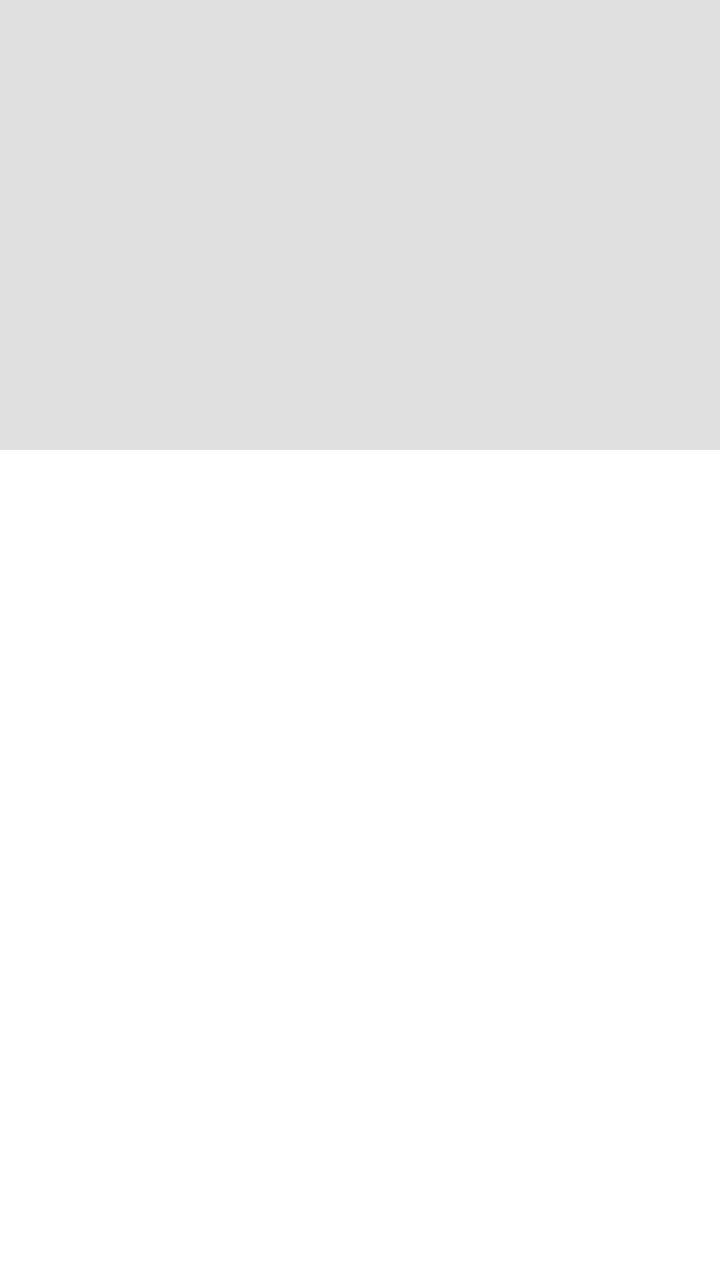
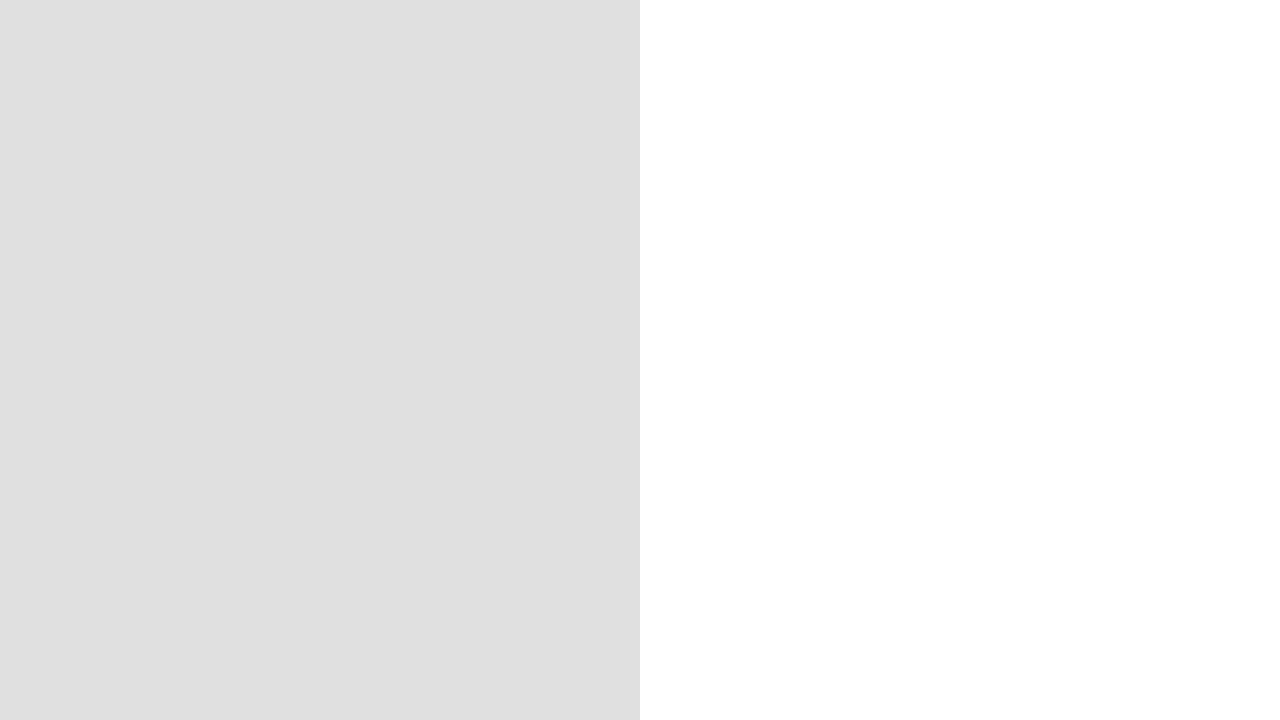

Compare how this app lays out the same screen by default and in its alternative resource folder. The renders come first, then the two layout files and the values they reference.
<!-- AndroidManifest.xml: application theme AppTheme -->
<!-- res/layout/fragment_details.xml -->
<?xml version="1.0" encoding="utf-8"?>
<android.support.v4.widget.NestedScrollView
    xmlns:android="http://schemas.android.com/apk/res/android"
    xmlns:app="http://schemas.android.com/apk/res-auto"
    android:layout_width="match_parent"
    android:layout_height="match_parent"
    android:background="@android:color/white">

    <RelativeLayout
        android:layout_width="match_parent"
        android:layout_height="wrap_content"
        android:background="@android:color/white"
        android:paddingBottom="20dp">

        <ImageView
            android:id="@+id/details_header_image"
            android:layout_width="match_parent"
            android:layout_height="225dp"
            android:scaleType="centerCrop"
            android:background="@color/divider_gray"/>

        <RelativeLayout
            android:layout_width="match_parent"
            android:layout_height="match_parent"
            android:layout_below="@+id/details_header_image"
            android:layout_marginTop="16dp">

            <TextView
                android:id="@+id/details_title"
                style="@style/DetailsTitleStyle"
                android:layout_width="match_parent"
                android:layout_height="wrap_content"
                android:layout_marginLeft="24dp"
                android:layout_marginRight="24dp"
                android:layout_marginTop="16dp"
                android:freezesText="true"/>


            <TextView
                android:id="@+id/details_subtext"
                style="@style/DetailsSubtitleStyle"
                android:layout_width="match_parent"
                android:layout_height="wrap_content"
                android:layout_below="@+id/details_title"
                android:layout_marginLeft="24dp"
                android:layout_marginRight="24dp"
                android:freezesText="true"/>


            <TextView
                android:id="@+id/details_summary"
                style="@style/DetailsSummaryStyle"
                android:layout_width="match_parent"
                android:layout_height="wrap_content"
                android:layout_below="@+id/details_subtext"
                android:layout_marginRight="24dp"
                android:layout_marginLeft="24dp"
                android:layout_marginTop="16dp"
                android:freezesText="true"/>

        </RelativeLayout>

        <android.support.design.widget.FloatingActionButton
            android:id="@+id/details_fab"
            style="@style/DetailsFloatingActionButtonStyle"
            android:layout_width="wrap_content"
            android:layout_height="wrap_content"
            android:layout_alignBottom="@+id/details_header_image"
            app:srcCompat="@drawable/ic_compass_outline_white_48dp" />

    </RelativeLayout>
</android.support.v4.widget.NestedScrollView>
<!-- resources referenced by this layout -->
<resources>
  <color name="divider_gray">#E0E0E0</color>
  <!-- drawable ic_compass_outline_white_48dp: png bitmap (drawable-hdpi, 1960 bytes) -->
  <style name="DetailsFloatingActionButtonStyle">
          <item name="android:layout_marginRight">16dp</item>
          <item name="android:layout_marginLeft">16dp</item>
          <item name="android:layout_marginBottom">@dimen/fab_bottom_margin</item>
          <item name="android:layout_alignParentRight">true</item>
          <item name="android:clickable">true</item>
          <item name="android:visibility">gone</item>
      </style>
  <!-- from res/values-v21/ -->
  <style name="DetailsSubtitleStyle">
          <item name="android:textColor">@color/text_gray</item>
          <item name="android:textSize">12sp</item>
          <item name="android:fontFamily">sans-serif-light</item>
      </style>
  <!-- from res/values-v21/ -->
  <style name="DetailsSummaryStyle">
          <item name="android:textColor">@color/textColorPrimary</item>
          <item name="android:textSize">16sp</item>
          <item name="android:fontFamily">sans-serif-light</item>
      </style>
  <!-- from res/values-v21/ -->
  <style name="DetailsTitleStyle">
          <item name="android:textColor">@color/textColorPrimary</item>
          <item name="android:textSize">20sp</item>
          <item name="android:fontFamily">sans-serif-medium</item>
          <item name="android:ellipsize">end</item>
      </style>
  <!-- from res/values-v21/ -->
  <style name="AppTheme" parent="Theme.AppCompat.Light.NoActionBar">
          
          <item name="colorPrimary">@color/colorPrimary</item>
          <item name="colorPrimaryDark">@color/colorPrimaryDark</item>
          <item name="colorAccent">@color/colorAccent</item>
  
      </style>
  <!-- from res/values-v21/ -->
  <dimen name="fab_bottom_margin">-28dp</dimen>
  <color name="text_gray">#D9444D4F</color>
  <color name="textColorPrimary">@android:color/black</color>
  <color name="colorPrimary">#3F51B5</color>
  <color name="colorPrimaryDark">#303F9F</color>
  <color name="colorAccent">#FF4081</color>
</resources>
<!-- res/layout-land/fragment_details.xml (the author's variant of the layout above) -->
<!-- drawn on the phone turned sideways -->
<?xml version="1.0" encoding="utf-8"?>
<RelativeLayout xmlns:android="http://schemas.android.com/apk/res/android"
    xmlns:app="http://schemas.android.com/apk/res-auto"
    android:layout_width="match_parent"
    android:layout_height="match_parent">

    <LinearLayout
        android:layout_width="match_parent"
        android:layout_height="match_parent"
        android:background="@android:color/white"
        android:orientation="horizontal">

        <ImageView
            android:id="@+id/details_header_image"
            android:layout_width="0dp"
            android:layout_height="match_parent"
            android:layout_weight="1"
            android:background="@color/divider_gray"
            android:scaleType="centerCrop" />

        <android.support.v4.widget.NestedScrollView
            android:layout_width="0dp"
            android:layout_height="match_parent"
            android:layout_weight="1"
            android:overScrollMode="never"
            android:background="@android:color/white">

            <RelativeLayout
                android:layout_width="match_parent"
                android:layout_height="wrap_content"
                android:paddingLeft="24dp"
                android:paddingRight="24dp"
                android:paddingBottom="16dp"
                android:paddingTop="16dp">

                <TextView
                    android:id="@+id/details_title"
                    style="@style/DetailsTitleStyle"
                    android:layout_width="match_parent"
                    android:layout_height="wrap_content"
                    android:freezesText="true"/>

                <TextView
                    android:id="@+id/details_subtext"
                    style="@style/DetailsSubtitleStyle"
                    android:layout_width="match_parent"
                    android:layout_height="wrap_content"
                    android:layout_below="@+id/details_title"
                    android:freezesText="true"/>

                <TextView
                    android:id="@+id/details_summary"
                    style="@style/DetailsSummaryStyle"
                    android:layout_width="match_parent"
                    android:layout_height="wrap_content"
                    android:layout_below="@+id/details_subtext"
                    android:layout_marginTop="16dp"
                    android:paddingBottom="@dimen/standard_fab_diameter"
                    android:freezesText="true"/>

            </RelativeLayout>
        </android.support.v4.widget.NestedScrollView>
    </LinearLayout>

    <android.support.design.widget.FloatingActionButton
        android:id="@+id/details_fab"
        style="@style/DetailsFloatingActionButtonStyle"
        android:layout_width="wrap_content"
        android:layout_height="wrap_content"
        android:layout_alignParentBottom="true"
        app:srcCompat="@drawable/ic_compass_outline_white_48dp" />

</RelativeLayout>
<!-- resources referenced by the variant -->
<!-- as the phone turned sideways resolves them -->
<resources>
  <color name="divider_gray">#E0E0E0</color>
  <dimen name="standard_fab_diameter">56dp</dimen>
  <!-- drawable ic_compass_outline_white_48dp: png bitmap (drawable-hdpi, 1960 bytes) -->
  <style name="DetailsFloatingActionButtonStyle">
          <item name="android:layout_marginRight">16dp</item>
          <item name="android:layout_marginLeft">16dp</item>
          <item name="android:layout_marginBottom">@dimen/fab_bottom_margin</item>
          <item name="android:layout_alignParentRight">true</item>
          <item name="android:clickable">true</item>
          <item name="android:visibility">gone</item>
      </style>
  <!-- from res/values-v21/ -->
  <style name="DetailsSubtitleStyle">
          <item name="android:textColor">@color/text_gray</item>
          <item name="android:textSize">12sp</item>
          <item name="android:fontFamily">sans-serif-light</item>
      </style>
  <!-- from res/values-v21/ -->
  <style name="DetailsSummaryStyle">
          <item name="android:textColor">@color/textColorPrimary</item>
          <item name="android:textSize">16sp</item>
          <item name="android:fontFamily">sans-serif-light</item>
      </style>
  <!-- from res/values-v21/ -->
  <style name="DetailsTitleStyle">
          <item name="android:textColor">@color/textColorPrimary</item>
          <item name="android:textSize">20sp</item>
          <item name="android:fontFamily">sans-serif-medium</item>
          <item name="android:ellipsize">end</item>
      </style>
  <!-- from res/values-v21/ -->
  <style name="AppTheme" parent="Theme.AppCompat.Light.NoActionBar">
          
          <item name="colorPrimary">@color/colorPrimary</item>
          <item name="colorPrimaryDark">@color/colorPrimaryDark</item>
          <item name="colorAccent">@color/colorAccent</item>
  
      </style>
  <!-- from res/values-land-v21/ -->
  <dimen name="fab_bottom_margin">12dp</dimen>
  <color name="text_gray">#D9444D4F</color>
  <color name="textColorPrimary">@android:color/black</color>
  <color name="colorPrimary">#3F51B5</color>
  <color name="colorPrimaryDark">#303F9F</color>
  <color name="colorAccent">#FF4081</color>
</resources>
